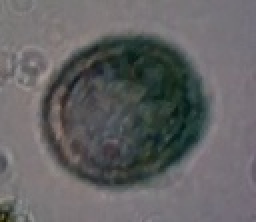
#> input picture PlanktonClassExamples/voloptus152.jpg, 128 x 111 px, found by its file name (shown 2 times larger)
$ jupyter execute --allow-errors 'Week1_Part2_bouncingBox(Answers).ipynb'
#> lines starting #> are read from the running program, lines starting #| are printed output that depends on the picture
Answers to Week 1 bouncingBall
First let's mount the drive and load some libraries.

1. Change the size of the sprite (spriteX,spriteY).
ANSWER: spriteX=25; spriteY=25
2. Use an image of plankton instead of the image of the basketball. You can find images of plankton in the "/content/drive/MyDrive/SCIP_DATA/Images/TEST_IMAGE/" directory.
ANSWER: ball = r'/content/drive/MyDrive/SCIP_DATA/Images/PlanktonClassExamples/voloptus152.jpg'

[cell 1]
from google.colab import drive
#import matplotlib.pyplot as plt
from IPython import display
import cv2
from google.colab.patches import cv2_imshow
import random
import numpy as np

drive.mount('/content/drive')

# Original value spriteX=50; spriteY=50
# Answer 1. New values
spriteX=25; spriteY=25
##################################### IMAGE STUFF ######################################
print('start program')

#loading image
# Answer 2. New image
ball = r'/content/drive/MyDrive/SCIP_DATA/Images/PlanktonClassExamples/voloptus152.jpg'
colorIM = cv2.imread(ball) #Read the colored image
#> colorIM is the input picture: shape (111, 128, 3); mean B, G, R 100.1, 99.1, 99.5
print('colorIM shape',colorIM.shape)
#| colorIM shape (111, 128, 3)
spriteIM=cv2.resize(colorIM,(spriteX,spriteY))
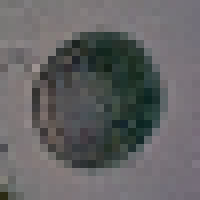
#> spriteIM: shape (25, 25, 3) (shown 8 times larger); mean B, G, R 99.9, 98.9, 99.2
cv2_imshow(colorIM)
cv2_imshow(spriteIM)

3. Print the size of displayIM[y0:y0+spriteY,x0:x0+spriteX,:] and the size of spriteIM  using the foo.shape  command (where foo is the array). Notice that they are both the same.

ANSWER: print('displayIM shape',displayIM.shape, 'spriteIM shape',spriteIM.shape)

4. What happens if the they are different, for example by adding 1 to the width, as in displayIM[y0:y0+spriteY+1,x0:x0+spriteX,:] = spriteIM

ANSWER: When source (spriteIM) and destination (displayIM) dimensions do not match, you get the following error message; "could not broadcast input array from shape (25,25,3) into shape (26,25,3"

[cell 2]
import matplotlib.image as mpimg
from matplotlib.pyplot import imshow

xRez=500; yRez=300; COLOR_CHANNELS=3  # black background dimensions
x0=250; y0=150;   # location of sprite in background

# create black background
displayIM=np.zeros((yRez,xRez,COLOR_CHANNELS),dtype='uint8') # black display
# Answer 3
print('displayIM shape',displayIM.shape, 'spriteIM shape',spriteIM.shape)
#| displayIM shape (300, 500, 3) spriteIM shape (25, 25, 3)

# insert sprite into background at location spriteX,spriteY
# Answer 4, adding 1 to the width of the insertion location in the displayIM array
#> (the rest of this cell did not finish here and is left out)

5. Change the code so any image of any size can be inserted. Hint: Before you insert the image, determine the size with foo.shape.

ANSWER:
Find the size of the sprite and use the size to allocate the space to insert the spriteIM into the displayIM
(spriteY,spriteX,color)=spriteIM.shape

6. Make the background white.

displayIM[:,:]=(255,255,255)
7. Make the background green.

displayIM[:,:]=(0,255,0) # green

8. Make the background blue.

displayIM[:,:]=(255,0,0) # blue

[cell 3]
# create black background
displayIM=np.zeros((yRez,xRez,COLOR_CHANNELS),dtype='uint8') # black display
#displayIM[:,:]=(255,255,255) # white
#displayIM[:,:]=(0,255,0) # green
displayIM[:,:]=(255,0,0) # blue


# Answer
# insert sprite into background at location spriteX,spriteY
# Answer 8, find the size of the sprite and use the size to allocate the space to insert the spriteIM into the displayIM
(spriteY,spriteX,color)=spriteIM.shape
#> spriteY = 25; spriteX = 25; color = 3
displayIM[y0:y0+spriteY,x0:x0+spriteX,:] = spriteIM  # paste sprite image into black display
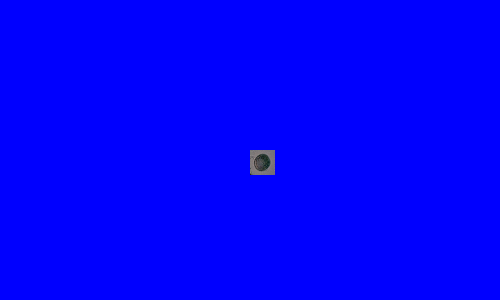
#> displayIM: shape (300, 500, 3); mean B, G, R 254.4, 0.4, 0.4
cv2_imshow(displayIM)

9. Notice three separate images are display. Make it display that shows all three sprinte images on one black background.
ANSWER: Insert the sprite in the same background image (displayIM)

[cell 4]
displayBlackIM=np.zeros((yRez,xRez,COLOR_CHANNELS),dtype='uint8') # black display

displayIM=np.copy(displayBlackIM) # get a copy of the black background
x0=0; y0=0; # initial location of ball
displayIM[y0:y0+spriteY,x0:x0+spriteX,:] = spriteIM  # paste sprite image into black display
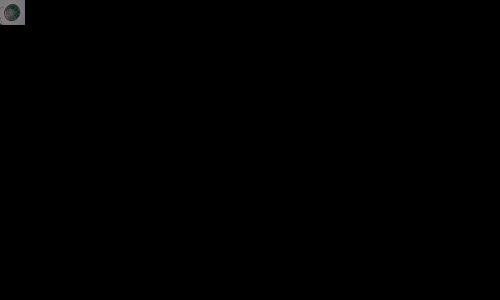
#> displayIM: shape (300, 500, 3); mean B, G, R 0.4, 0.4, 0.4
cv2_imshow(displayIM)

displayIM=np.copy(displayBlackIM) # get a copy of the black background
x0=50; y0=50; # initial location of ball
displayIM[y0:y0+spriteY,x0:x0+spriteX,:] = spriteIM  # paste sprite image into black display

x0=100; y0=100; # initial location of ball
displayIM[y0:y0+spriteY,x0:x0+spriteX,:] = spriteIM  # paste sprite image into black display

x0=150; y0=150; # initial location of ball
displayIM[y0:y0+spriteY,x0:x0+spriteX,:] = spriteIM  # paste sprite image into black display
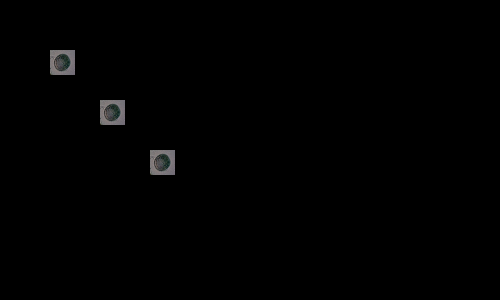
#> displayIM: shape (300, 500, 3); mean B, G, R 1.2, 1.2, 1.2
cv2_imshow(displayIM)

$ run again, with PlanktonClassExamples/act13.jpg copied over PlanktonClassExamples/voloptus152.jpg
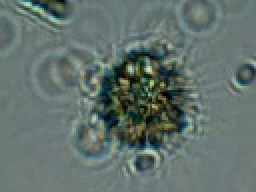
#> input picture PlanktonClassExamples/act13.jpg, 128 x 96 px, found by its file name (shown 2 times larger)
#> colorIM is the input picture: shape (96, 128, 3); mean B, G, R 108.9, 113.9, 98.6
#| colorIM shape (96, 128, 3)
#> `spriteIM=cv2.resize(colorIM,(spriteX,spriteY))`:
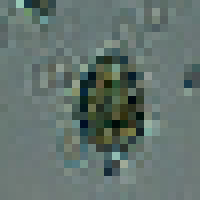
#> spriteIM: shape (25, 25, 3) (shown 8 times larger); mean B, G, R 109.2, 114.3, 98.9
#| displayIM shape (300, 500, 3) spriteIM shape (25, 25, 3)
#> `displayIM[y0:y0+spriteY,x0:x0+spriteX,:] = spriteIM`:
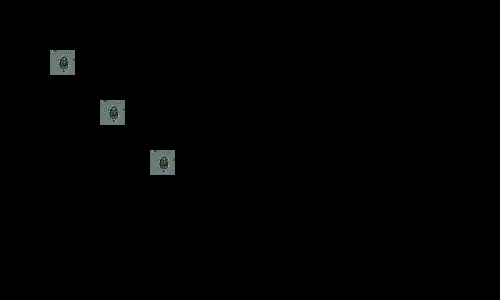
#> displayIM: shape (300, 500, 3); mean B, G, R 1.4, 1.4, 1.2

$ run again, with PlanktonClassExamples/arcella8.jpg copied over PlanktonClassExamples/voloptus152.jpg
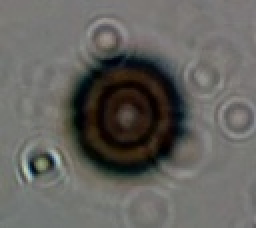
#> input picture PlanktonClassExamples/arcella8.jpg, 128 x 114 px, found by its file name (shown 2 times larger)
#> colorIM is the input picture: shape (114, 128, 3); mean B, G, R 94.7, 98.6, 99.9
#| colorIM shape (114, 128, 3)
#> `spriteIM=cv2.resize(colorIM,(spriteX,spriteY))`:
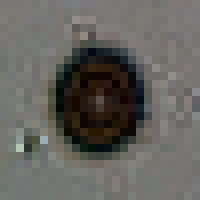
#> spriteIM: shape (25, 25, 3) (shown 8 times larger); mean B, G, R 94.7, 98.5, 99.8
#| displayIM shape (300, 500, 3) spriteIM shape (25, 25, 3)
#> `displayIM[y0:y0+spriteY,x0:x0+spriteX,:] = spriteIM`:
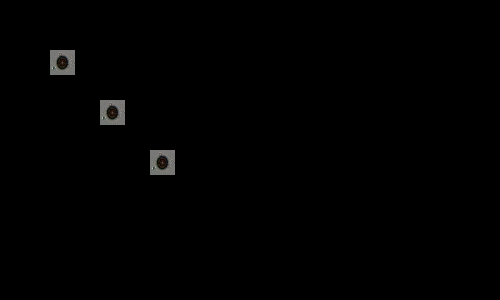
#> displayIM: shape (300, 500, 3); mean B, G, R 1.2, 1.2, 1.2

$ run again, with PlanktonClassExamples/blep217.jpg copied over PlanktonClassExamples/voloptus152.jpg
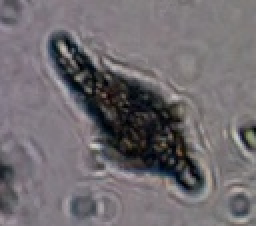
#> input picture PlanktonClassExamples/blep217.jpg, 128 x 113 px, found by its file name (shown 2 times larger)
#> colorIM is the input picture: shape (113, 128, 3); mean B, G, R 112.3, 108.3, 112.8
#| colorIM shape (113, 128, 3)
#> `spriteIM=cv2.resize(colorIM,(spriteX,spriteY))`:
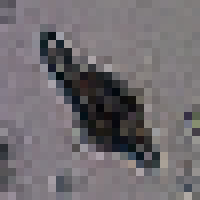
#> spriteIM: shape (25, 25, 3) (shown 8 times larger); mean B, G, R 112.1, 108.1, 112.7
#| displayIM shape (300, 500, 3) spriteIM shape (25, 25, 3)
#> `displayIM[y0:y0+spriteY,x0:x0+spriteX,:] = spriteIM`:
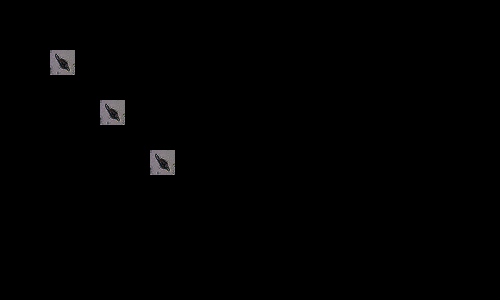
#> displayIM: shape (300, 500, 3); mean B, G, R 1.4, 1.4, 1.4
